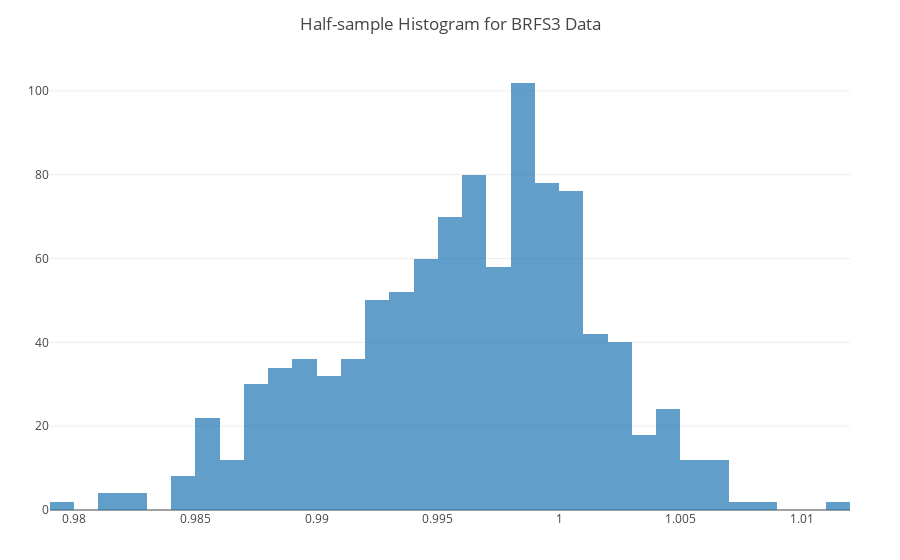

Here is the notebook cell this chart was saved with:
### Code cell
model = BicLassoModel()
@time halfsample(x, y, model, "BRFS3")

### Figure 1 — Plotly figure (JSON) as saved in the notebook; plotly's stock layout.template omitted (floating-point values rounded to 4 significant figures; data arrays with more than 128 entries replaced by an {"elided": "..."} marker saying what was removed)
{"data": [{"histnorm": "probability density", "name": "BRFS3", "opacity": 0.7, "type": "histogram", "x": {"elided": "500 float values"}}], "layout": {"autosize": true, "barmode": "overlay", "margin": {"b": 50, "l": 50, "r": 50, "t": 60}, "title": {"text": "Half-sample Histogram for BRFS3 Data"}, "xaxis": {"autorange": true, "range": [0.979, 1.012], "type": "linear"}, "yaxis": {"autorange": true, "range": [0, 107.4]}}}
